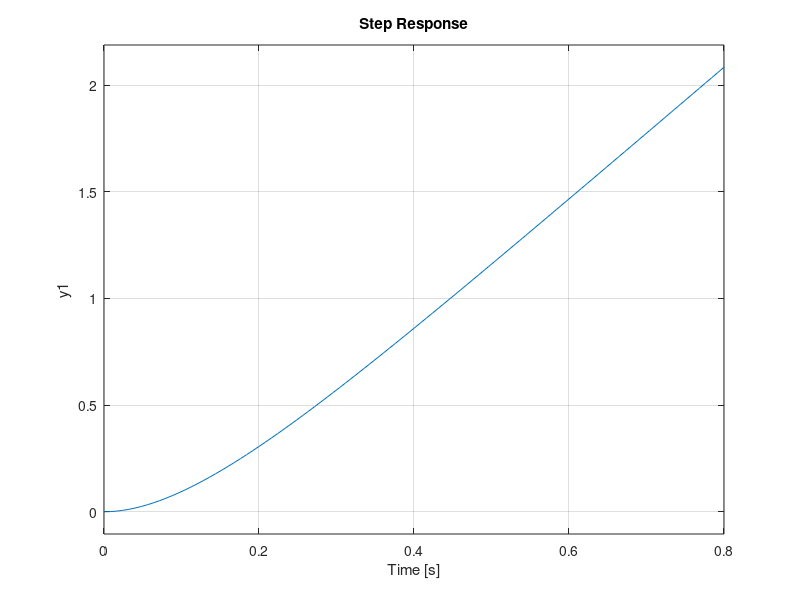
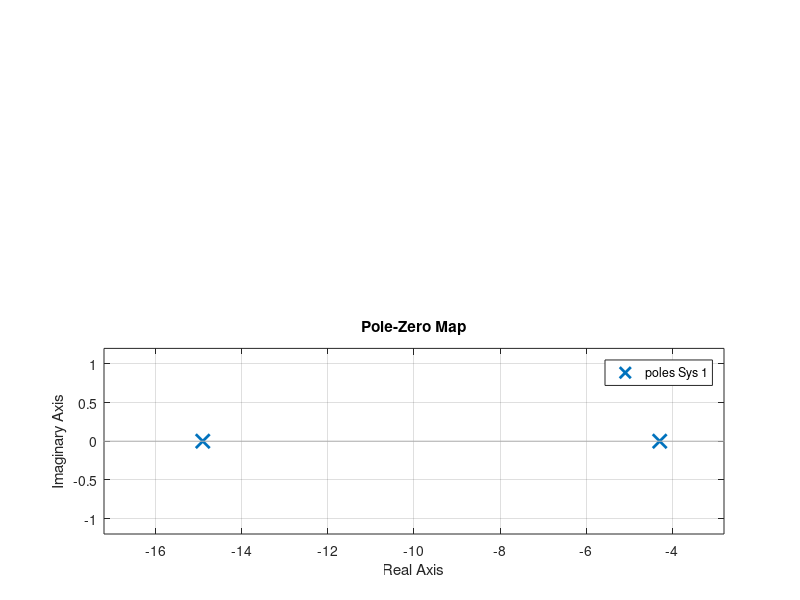

The MATLAB script that drew these images, in order:
clear all; close all; updateFrequency = 20; dt = 1/updateFrequency;# Motor ParametersR    = 1;n    = 517; noloadVoltage = 6; noloadSpeed = 210; stallTorque = 10e-2;stallCurrent = 3.2; km   = stallTorque/(stallCurrent); kemf = 30*noloadVoltage/(pi*n*noloadSpeed); J    = 2.5e-6;#4e-6;J2   = 0; dm   = 3e-6; # System dynamics s = tf('s');G = n*km / (s*(R*((J*n^2 + J2)*s + dm*n^2) + n^2*km*kemf));figure()step(G)w1 = 8;w2 = w1; xi1 = 1.2;xi2 = xi1;Am = s^2 + 2*xi1*w1*s + w1^2;A0 = s^2 + 2*xi2*w2*s + w2^2;b = km*n/(J*n^2 + J2);a = n^2*(dm*R + km*kemf)/(J*n^2 + J2);r0 = (2*(xi1*w1 + xi2*w2)*R*(J*n^2 + J2)-n^2*(dm*R + km*kemf))/(R*(J*n^2 + J2));s0 = (w1*w2)^2*(J*n^2 + J2)/(km*n);s1 = 2*(xi1*w1*w2^2  + xi2*w2*w1^2)*R*(J*n^2 + J2)/(km*n);s2 = ((w1^2 + w2^2 + 4*xi1*w1*xi2*w2)*(R*(J*n^2 + J2)) - n^2*(dm*R + km*kemf)*r0)/(km*n);A = s^2 + n^2/(J*n^2+ J2)*(dm*R + km*kemf)*s;B = km*n/(J*n^2+ J2);S = s2*s^2 + s1*s + s0; R = s*(s+r0);t0 = dcgain(Am)/B;T  = t0*A0;# Output Feedback  Gc_OF = minreal(B*T/(A*R + B*S));  # Error Feedback:   F = S/R;   Gc_EF = minreal(F*G/(1 + F*G));figure() subplot(2,1,1); step(Gc_OF, Gc_EF)ylabel('Position [rad]');title('Step comparison');legend('Output Feedback', 'Error Feedback', 'location', 'southeast');subplot(2,1,2); pzmap(minreal(Gc_OF))# Discrete: Gff = c2d(T/R, dt, 'tustin');Gc  = c2d(S/R, dt, 'tustin');